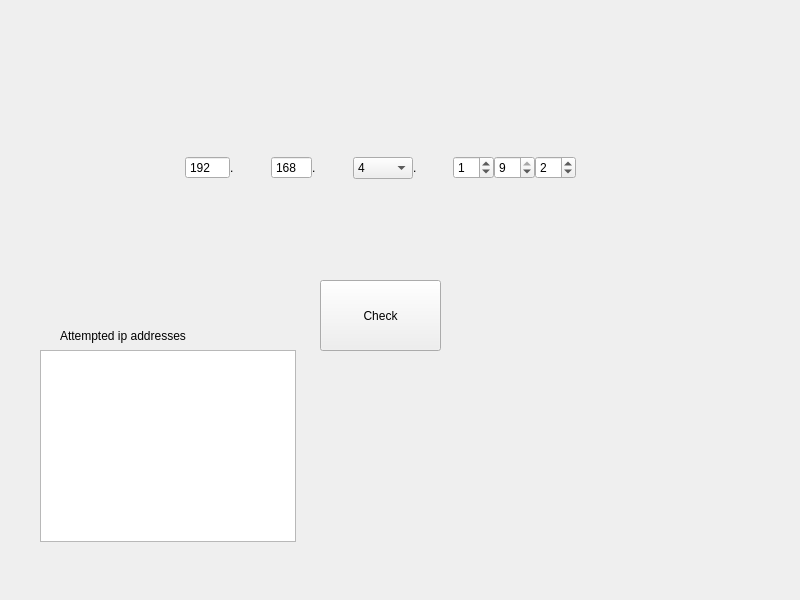
<?xml version="1.0" encoding="UTF-8"?>
<ui version="4.0">
 <class>MainWindow</class>
 <widget class="QMainWindow" name="MainWindow">
  <property name="geometry">
   <rect>
    <x>0</x>
    <y>0</y>
    <width>800</width>
    <height>600</height>
   </rect>
  </property>
  <property name="windowTitle">
   <string>MainWindow</string>
  </property>
  <property name="styleSheet">
   <string notr="true">font: 22pt &quot;Segoe UI&quot;;</string>
  </property>
  <widget class="QWidget" name="centralwidget">
   <widget class="QPushButton" name="checkButton">
    <property name="geometry">
     <rect>
      <x>320</x>
      <y>280</y>
      <width>121</width>
      <height>71</height>
     </rect>
    </property>
    <property name="text">
     <string>Check</string>
    </property>
   </widget>
   <widget class="QWidget" name="horizontalLayoutWidget_2">
    <property name="geometry">
     <rect>
      <x>185</x>
      <y>144</y>
      <width>391</width>
      <height>48</height>
     </rect>
    </property>
    <layout class="QHBoxLayout" name="horizontalLayout_2">
     <property name="spacing">
      <number>0</number>
     </property>
     <item>
      <layout class="QHBoxLayout" name="horizontalLayout">
       <property name="spacing">
        <number>0</number>
       </property>
       <item>
        <widget class="QSpinBox" name="spinEdit1">
         <property name="sizePolicy">
          <sizepolicy hsizetype="Minimum" vsizetype="Maximum">
           <horstretch>0</horstretch>
           <verstretch>0</verstretch>
          </sizepolicy>
         </property>
         <property name="minimumSize">
          <size>
           <width>45</width>
           <height>0</height>
          </size>
         </property>
         <property name="styleSheet">
          <string notr="true"/>
         </property>
         <property name="buttonSymbols">
          <enum>QAbstractSpinBox::NoButtons</enum>
         </property>
         <property name="minimum">
          <number>0</number>
         </property>
         <property name="maximum">
          <number>255</number>
         </property>
         <property name="value">
          <number>192</number>
         </property>
        </widget>
       </item>
       <item>
        <widget class="QLabel" name="label_3">
         <property name="text">
          <string>.</string>
         </property>
        </widget>
       </item>
       <item>
        <widget class="QSpinBox" name="spinEdit2">
         <property name="minimumSize">
          <size>
           <width>40</width>
           <height>0</height>
          </size>
         </property>
         <property name="buttonSymbols">
          <enum>QAbstractSpinBox::NoButtons</enum>
         </property>
         <property name="minimum">
          <number>0</number>
         </property>
         <property name="maximum">
          <number>255</number>
         </property>
         <property name="value">
          <number>168</number>
         </property>
        </widget>
       </item>
       <item>
        <widget class="QLabel" name="label_2">
         <property name="text">
          <string>.</string>
         </property>
        </widget>
       </item>
       <item>
        <widget class="QComboBox" name="comboBox">
         <property name="sizePolicy">
          <sizepolicy hsizetype="Maximum" vsizetype="Maximum">
           <horstretch>0</horstretch>
           <verstretch>0</verstretch>
          </sizepolicy>
         </property>
         <property name="minimumSize">
          <size>
           <width>60</width>
           <height>0</height>
          </size>
         </property>
         <property name="currentIndex">
          <number>0</number>
         </property>
         <item>
          <property name="text">
           <string>4</string>
          </property>
         </item>
         <item>
          <property name="text">
           <string>10</string>
          </property>
         </item>
        </widget>
       </item>
       <item>
        <widget class="QLabel" name="label">
         <property name="text">
          <string>.</string>
         </property>
        </widget>
       </item>
       <item>
        <widget class="QSpinBox" name="spinBox1">
         <property name="minimum">
          <number>0</number>
         </property>
         <property name="maximum">
          <number>2</number>
         </property>
         <property name="stepType">
          <enum>QAbstractSpinBox::DefaultStepType</enum>
         </property>
         <property name="value">
          <number>1</number>
         </property>
        </widget>
       </item>
       <item>
        <widget class="QSpinBox" name="spinBox2">
         <property name="minimum">
          <number>0</number>
         </property>
         <property name="maximum">
          <number>9</number>
         </property>
         <property name="value">
          <number>9</number>
         </property>
        </widget>
       </item>
       <item>
        <widget class="QSpinBox" name="spinBox3">
         <property name="minimum">
          <number>0</number>
         </property>
         <property name="maximum">
          <number>9</number>
         </property>
         <property name="value">
          <number>2</number>
         </property>
        </widget>
       </item>
      </layout>
     </item>
    </layout>
   </widget>
   <widget class="QLabel" name="info_text">
    <property name="geometry">
     <rect>
      <x>40</x>
      <y>210</y>
      <width>721</width>
      <height>51</height>
     </rect>
    </property>
    <property name="styleSheet">
     <string notr="true">color: rgb(255, 0, 0);
text-align: center;</string>
    </property>
    <property name="text">
     <string/>
    </property>
   </widget>
   <widget class="QListWidget" name="listWidget">
    <property name="enabled">
     <bool>true</bool>
    </property>
    <property name="geometry">
     <rect>
      <x>40</x>
      <y>350</y>
      <width>256</width>
      <height>192</height>
     </rect>
    </property>
   </widget>
   <widget class="QLabel" name="listHeader">
    <property name="enabled">
     <bool>true</bool>
    </property>
    <property name="geometry">
     <rect>
      <x>60</x>
      <y>320</y>
      <width>201</width>
      <height>31</height>
     </rect>
    </property>
    <property name="styleSheet">
     <string notr="true">font: 13pt &quot;Segoe UI&quot;;</string>
    </property>
    <property name="text">
     <string>Attempted ip addresses</string>
    </property>
   </widget>
  </widget>
 </widget>
 <resources/>
 <connections/>
</ui>
